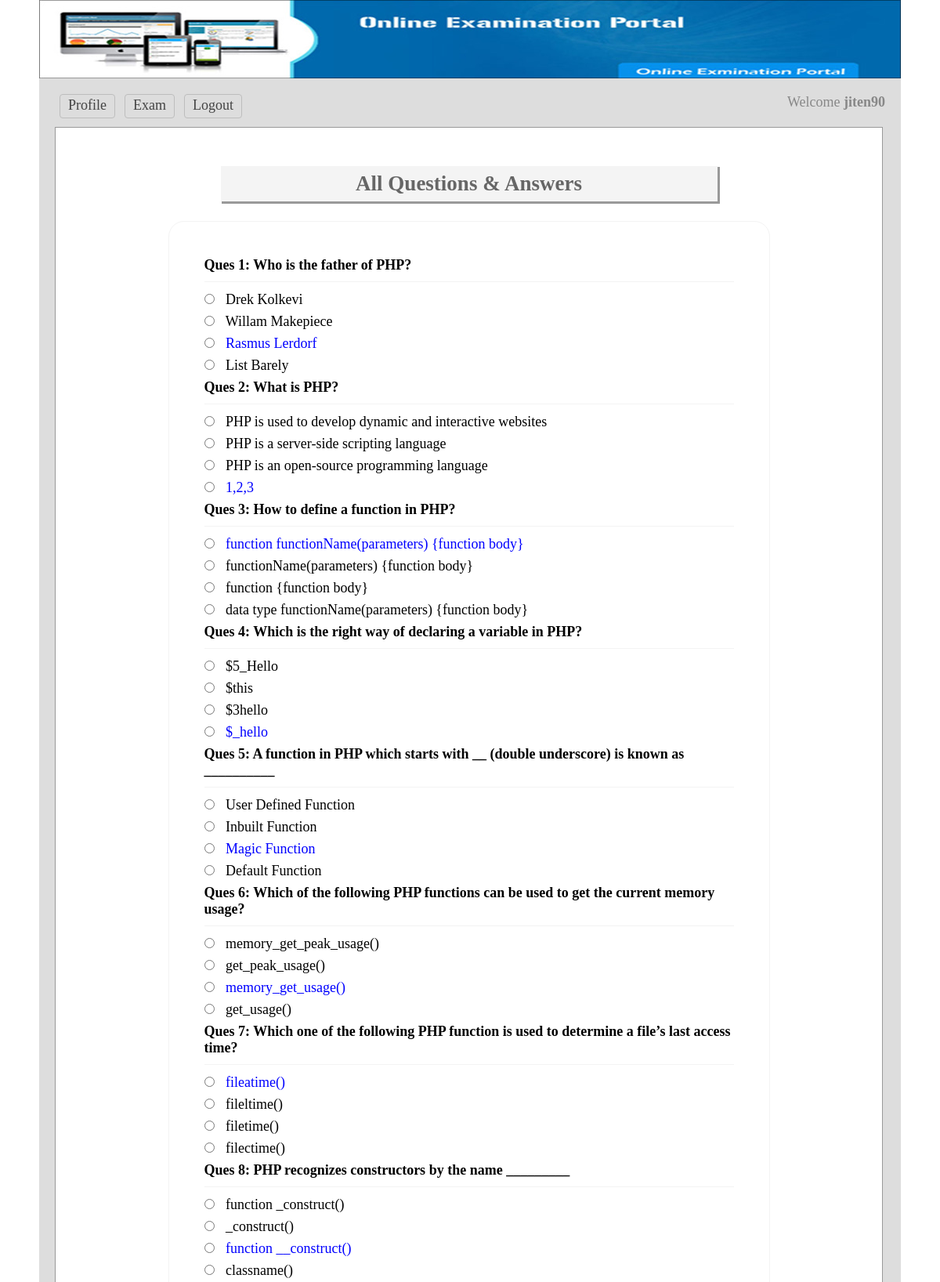
Screenshot of /viewAns.php (signed in, upper part) with the database file from the repository.
### tables this page shows
CREATE TABLE `tbl_ques` (
  `id` int(11) NOT NULL,
  `quesNo` int(11) NOT NULL,
  `ques` text NOT NULL
);

CREATE TABLE `tbl_ans` (
  `id` int(11) NOT NULL,
  `quesNo` int(11) NOT NULL,
  `rightAns` int(11) NOT NULL DEFAULT 0,
  `ans` text NOT NULL
);

### classes/Exam.php (called while the page is built, shortened)
<?php
$filepath = realpath(dirname(__FILE__));
include_once ($filepath.'/../lib/Database.php');
class Exam{
    private $db;
    public function __construct(){
        $this->db = new Database();
    }
    public function getQuesByOrder(){
        $query  = "SELECT * FROM tbl_ques ORDER BY quesNo ASC";
        $result = $this->db->select($query);
        return $result;
    }
    public function getAnswer($number){
        $query       = "SELECT * FROM tbl_ans WHERE quesNo = '$number'";
        $getData = $this->db->select($query);
        return $getData;
    }
}
?>

### lib/Database.php (called while the page is built, shortened)
<?php
Class Database{
	public $host   = DB_HOST;
	public $user   = DB_USER;
	public $pass   = DB_PASS;
	public $dbname = DB_NAME;
	public $link;
	private function connectDB(){
	$this->link = new mysqli($this->host, $this->user, $this->pass, $this->dbname);
 }
	public function select($query){
		$result = $this->link->query($query) or die($this->link->error.__LINE__);
		if($result->num_rows > 0){
			return $result;
		} else {
			return false;
		}
	}
}

### viewAns.php (the view, shortened to what this page needs)
<?php include 'inc/header.php'; ?>
    <div class="main">
        <h1>All Questions & Answers </h1>
        <div class="test">
                <table>
                    <?php
                       $getQues = $exm->getQuesByOrder();
                    if($getQues){
                        while($question = $getQues->fetch_assoc()){
                    ?>
                    <tr>
                        <td colspan="2">
                            <h3 style="font-size: 18px">Ques <?php echo $question['quesNo']; ?>: <?php echo $question['ques'];?> </h3>
                        </td>
                    </tr>
                    <?php
                    $number = $question['quesNo'];
                    $answer = $exm->getAnswer($number);
                    if($answer){
                        while($result = $answer->fetch_assoc()){
                            ?>
                            <tr>
                                <td>
                                    <input type="radio"/>
                                    <?php
                                       if($result['rightAns']== '1'){
                                           echo "<span style='color: blue'>".$result['ans']."</span>";
                                       }else{
                                           echo $result['ans'];
                                       }
                                    ?>
                                </td>
                            </tr>
                        <?php } } ?>
                    <?php } } ?>
                </table>
        </div>
        <br/>
        <br/>
    </div>
<?php include 'inc/footer.php'; ?>

### css/main.css (style rules this page uses)
* { margin:0;padding:0;outline:none }
body { font-family:verdana }
.main { background: #fff none repeat scroll 0 0; border: 1px solid #999; margin-top: 7px; min-height: 468px; padding: 15px; width: 1025px; }
.main h1 { background: #f4f4f4 none repeat scroll 0 0; box-shadow: 2px 2px 0 1px #999; color: #666; margin: 34px auto 25px; padding: 7px; text-align: center; width: 620px; }
.test { border: 1px solid #f3f3f3; border-radius: 20px; margin: 0 auto; max-width: 680px; padding: 43px; }
.test input[type="radio"] { margin-bottom: 10px; margin-right: 10px; cursor:pointer; }
.test h3 { border-bottom: 1px solid #f3f3f3; font-size: 16px; margin-bottom: 10px; padding-bottom: 10px; }

### rows the page displays
tbl_ques: quesNo "1", ques "Who is the father of PHP?"
tbl_ans: ans "Drek Kolkevi"
tbl_ans: ans "Willam Makepiece"
tbl_ans: ans "Rasmus Lerdorf"
tbl_ans: ans "List Barely"
tbl_ques: quesNo "2", ques "What is PHP?"
tbl_ans: ans "PHP is used to develop dynamic and interactive websites"
tbl_ans: ans "PHP is a server-side scripting language"
tbl_ans: ans "PHP is an open-source programming language"
tbl_ans: ans "1,2,3"
tbl_ques: quesNo "3", ques "How to define a function in PHP?"
tbl_ans: ans "function functionName(parameters) {function body}"
tbl_ans: ans "functionName(parameters) {function body}"
tbl_ans: ans "function {function body}"
tbl_ans: ans "data type functionName(parameters) {function body}"
tbl_ques: quesNo "4", ques "Which is the right way of declaring a variable in PHP?"
tbl_ans: ans "$5_Hello"
tbl_ans: ans "$this"
tbl_ans: ans "$3hello"
tbl_ans: ans "$_hello"
tbl_ques: quesNo "5", ques "A function in PHP which starts with __ (double underscore) is known as __________"
tbl_ans: ans "User Defined Function"
tbl_ans: ans "Inbuilt Function"
tbl_ans: ans "Magic Function"
tbl_ans: ans "Default Function"
tbl_ques: quesNo "6", ques "Which of the following PHP functions can be used to get the current memory usage?"
tbl_ans: ans "memory_get_peak_usage()"
tbl_ans: ans "get_peak_usage()"
tbl_ans: ans "memory_get_usage()"
tbl_ans: ans "get_usage()"
tbl_ques: quesNo "7", ques "Which one of the following PHP function is used to determine a file’s last access time?"
tbl_ans: ans "fileatime()"
tbl_ans: ans "fileltime()"
tbl_ans: ans "filetime()"
tbl_ans: ans "filectime()"
tbl_ques: quesNo "8", ques "PHP recognizes constructors by the name _________"
tbl_ans: ans "function _construct()"
tbl_ans: ans "_construct()"
tbl_ans: ans "function __construct()"
tbl_ans: ans "classname()"

### other values shown
Session::get("username") "jiten90"
